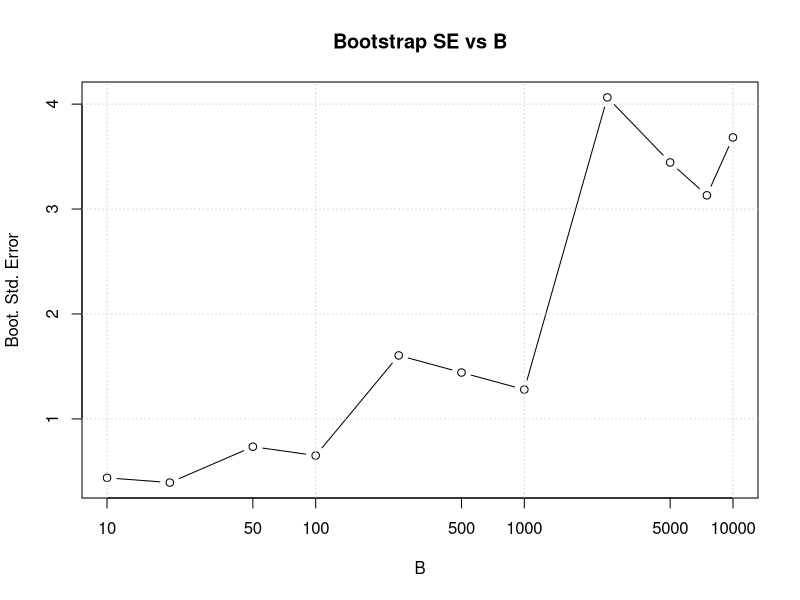
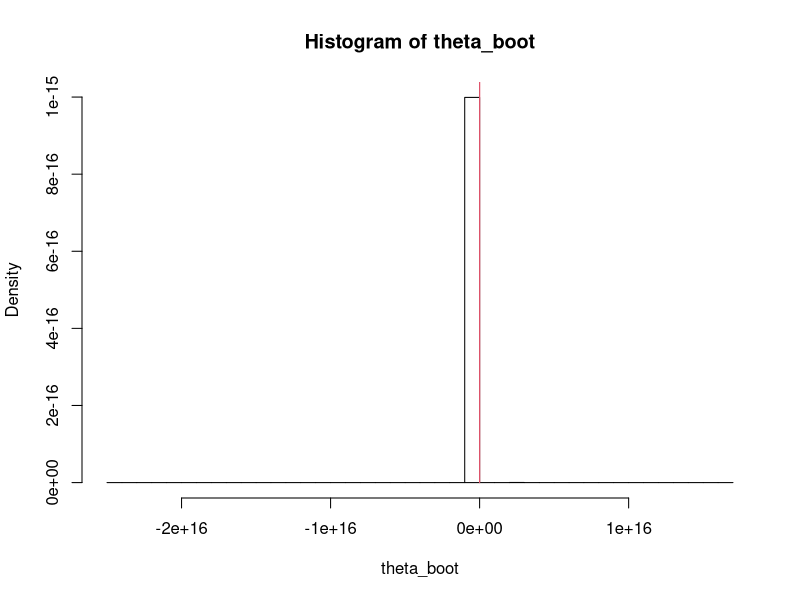

Here is the R script that generated these plots, in order:
## Question 3
##------------------------------------------------
ID<-c(1:10)
x1<-c(0.8,-1.23,1.25,-0.28,-0.03,0.61,1.43,-0.54,-0.35,-1.60)
x2<-c(0.64,-1.69,1.47,-0.14,-0.18,0.43,1.61,-0.31,-0.38,-1.82)
(q3.df <- data.frame(ID,x1,x2))

# 3.1 --------------------------------------
# Calculate the means
(mean_x1 <- mean(q3.df$x1))
(mean_x2 <- mean(q3.df$x2))

(theta.obs <- mean_x1 / mean_x2)


# Classical method for standard error
classical_se <- function(x1, x2) {
  n <- length(x1)
  mean_x1 <- mean(x1)
  mean_x2 <- mean(x2)
  
  var_x1 <- var(x1)
  var_x2 <- var(x2)
  
  se <- sqrt((1 / mean_x2)^2 * (var_x1 / n) + 
               (-mean_x1 / mean_x2^2)^2 * (var_x2 / n))
  se
}

# Calculate classical SE
classical_se(x1, x2)



### 3.2 ----------------------------------------------------
## Non-parameteric bootstrap 
# Define the dataset
ID <- c(1:10)
x1 <- c(0.8, -1.23, 1.25, -0.28, -0.03, 0.61, 1.43, -0.54, -0.35, -1.60)
x2 <- c(0.64, -1.69, 1.47, -0.14, -0.18, 0.43, 1.61, -0.31, -0.38, -1.82)

# Calculate the ratio statistic
theta_hat <- function(x1, x2) {
  mean(x1) / mean(x2)
}

theta_hat(x1, x2)

# Bootstrap standard error function
bootstrap_se <- function(x1, x2, B) {
  set.seed(2025)
  n <- length(x1)
  theta_boot <- numeric(B)
  for (b in 1:B) {
    # Resample with replacement
    indices <- sample(1:n, size = n, replace = TRUE)
    x1_sample <- x1[indices]
    x2_sample <- x2[indices]
    
    # Check for mean(x2) != 0
    if (mean(x2_sample) >= 0.0001) {
      theta_boot[b] <- theta_hat(x1_sample, x2_sample)
    } else {
      theta_boot[b] <- NA 
    }
  }
  #sd(na.omit(theta_boot))/sqrt(n)
  sqrt(var(na.omit(theta_boot)))
}

bootstrap_B <- c(10, 20, 50, 100, 250, 500, 1000, 2500, 5000, 7500, 10000)
(bootstrap_se_values <- sapply(bootstrap_B, function(B) bootstrap_se(x1, x2, B)))

# Combine results
(results <- data.frame(B = bootstrap_B, Bootstrap_SE = bootstrap_se_values))

# Plot Bootstrap SE vs B
plot(results$B, results$Bootstrap_SE, type = "b", log = "x",
     xlab = "B", ylab = "Boot. Std. Error",
     main = "Bootstrap SE vs B")
grid()


##--------Jacknife ----------------------------

(n <- length(x1))
m.jack <- c(1:n)

for(i in 1:n) {
  cat(i)
  x1.jack <- x1[ - c(i)]
  x2.jack <- x2[ - c(i)]
  m.jack[i] <- mean(x2.jack)/mean(x1.jack)
}
mean(m.jack)
# for bias
(n - 1) * (mean(m.jack) - theta.obs) # 5.819458
# for standard error
(se.jack <- sqrt( ((n-1)/n)*sum((m.jack-mean(m.jack))^2) )) # 3.400245


### 3.3 ---------------------------------------------------------------
# Confidence interval using bootstrap estimates
# Data
ID <- c(1:10)
x1 <- c(0.8, -1.23, 1.25, -0.28, -0.03, 0.61, 1.43, -0.54, -0.35, -1.60)
x2 <- c(0.64, -1.69, 1.47, -0.14, -0.18, 0.43, 1.61, -0.31, -0.38, -1.82)
q3df <- data.frame(ID,x1,x2, d=(x1-x2), theta=(x1/x2))

n <- length(x1)
set.seed(2025)
B = 10000
theta_boot<-c(1:B)

for (b in 1:B) {
  # Resample with replacement
  indices <- sample(1:n, size = n, replace = TRUE)
  x1_sample <- x1[indices]
  x2_sample <- x2[indices]
  theta_boot[b] <- mean(x1_sample) / mean(x2_sample)
}

t.up<-quantile(theta_boot,probs=c(0.975))
t.lo<-quantile(theta_boot,probs=c(0.025))
c(t.up,t.lo)   # [-1.476429 , 3.276681]

hist(theta_boot,nclass=50,col=0,probability=TRUE)
lines(c(t.up,t.up),c(0,20),col=2)
lines(c(t.lo,t.lo),c(0,10),col=2)


#### 3.4 ------------------------------------------------------------------
# Hypothesis test using bootstrap
# Data
x1 <- c(0.8, -1.23, 1.25, -0.28, -0.03, 0.61, 1.43, -0.54, -0.35, -1.60)
x2 <- c(0.64, -1.69, 1.47, -0.14, -0.18, 0.43, 1.61, -0.31, -0.38, -1.82)

# Observed theta
theta.obs <- mean(x1) / mean(x2)

# Transform x2 under H0 to ensure theta = 1
x2.null <- x2 * (mean(x1) / mean(x2))
x2.null

#mean(x1) / mean(x2.null)

# Bootstrap procedure
n <- length(x1)
B = 10000
theta.boot <- c(1:B)

set.seed(2025)

for (b in 1:B) {
  indices <- sample(1:n, size = n, replace = TRUE)
  x1.boot <- x1[indices]
  x2.boot <- x2.null[indices]
  theta.boot[b] <- mean(x1.boot) / mean(x2.boot)
}

#(pmc <- (1+sum(abs(theta.boot) > abs(theta.obs)))/(B+1))
(pmc <- (1+sum(theta.boot >= theta.obs))/(B+1))

